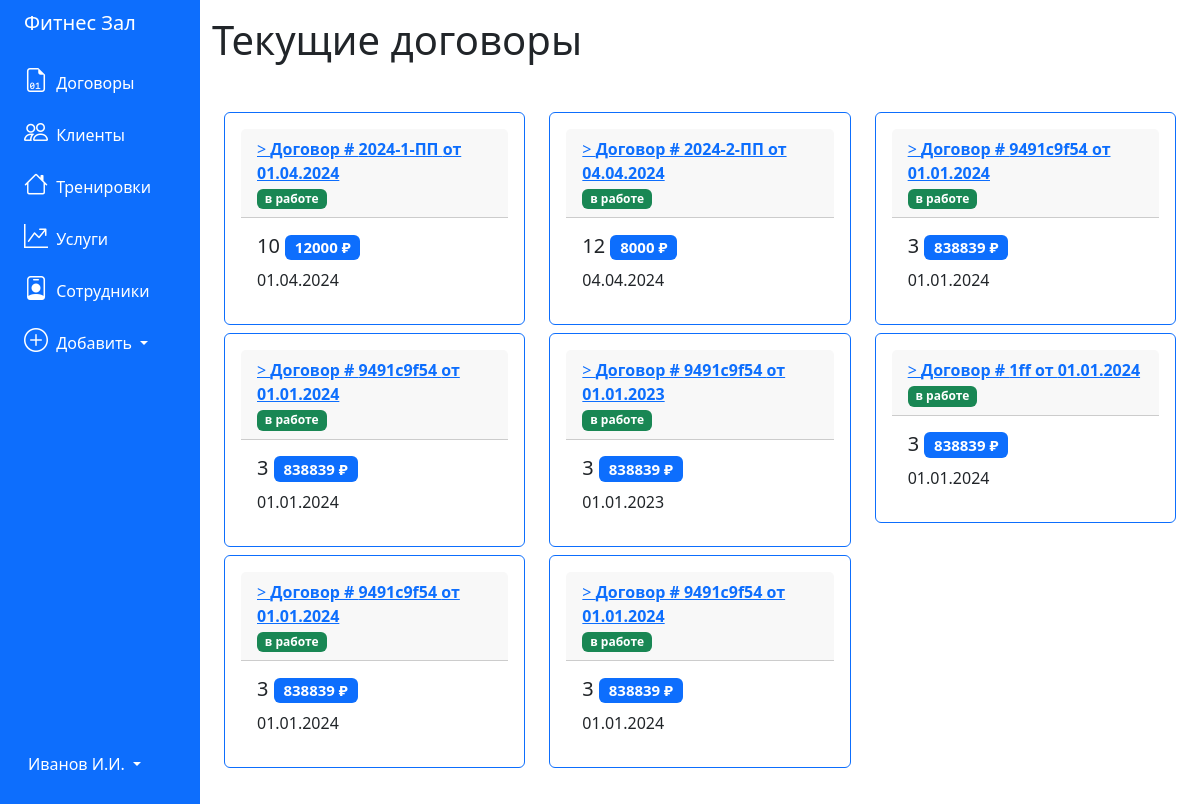
The app's page /contracts with its own data.
### tables this page shows
CREATE TABLE "contracts" (
	"id_contract"	INTEGER,
	"number"	TEXT,
	"date"	TEXT,
	"price"	INTEGER,
	"discount"	INTEGER,
	"deal_status"	BLOB,
	"finish_price"	INTEGER,
	"training_id"	INTEGER,
	"client_id"	INTEGER,
	"employee_id"	INTEGER,
	PRIMARY KEY("id_contract" AUTOINCREMENT)
);

### app.py (the view)
@app.route('/contracts')
def contracts():
    conn = get_db_connection()
    pos = conn.execute("""SELECT * FROM contracts, trainings, clients
    WHERE contracts.training_id = trainings.id_training and contracts.client_id = clients.id_client
    """).fetchall()
    conn.close()
    return render_template('contracts.html', contracts=pos)

### app.py (called while the page is built)
def get_db_connection():
    conn = sqlite3.connect('../kyrs/database.db')
    conn.row_factory = sqlite3.Row
    return conn

### templates/contracts.html (shortened to what this page needs)
{% extends 'base.html' %}
{% block content %}
<h1>{% block title %} Текущие договоры {% endblock %}</h1>
<div class="container mt-5 mb-3">
    <div class="row">
        {% for contract in contracts %}
        <div class="col-md-4">
            <div class="card p-3 mb-2 border-primary">
                <div class="card-header">
                    <a href="{{ url_for('contract', contract_id=contract['id_contract']) }}">>
                        <b>Договор # {{ contract['number'] }} от {{ contract['date'] }}</b>
                    </a>
                    <br>
                    {% if contract['deal_status']==False %}
                    <span class="badge bg-success"> в работе </span>
                    {% else %}
                    <span class="badge bg-danger"> сделка завершена </span>
                    {% endif %}
                </div>
                <div class="card-body">
                    <h5 class="card-title">{{ contract['discount'] }} <span class="badge bg-primary">{{
                            contract['price'] }} ₽</span></h5>
                    <p class="card-text">{{ contract['date'] }}</p>
                </div>
            </div>
        </div>
        {% endfor %}
    </div>
</div>
{% endblock %}

### records on screen
contracts: number "2024-1-ПП", date "01.04.2024", deal_status "в работе", discount "10", price "12000"
contracts: number "2024-2-ПП", date "04.04.2024", deal_status "в работе", discount "12", price "8000"
contracts: number "9491c9f54", date "01.01.2024", deal_status "в работе", discount "3", price "838839"
contracts: number "9491c9f54", date "01.01.2024", deal_status "в работе", discount "3", price "838839"
contracts: number "9491c9f54", date "01.01.2023", deal_status "в работе", discount "3", price "838839"
contracts: number "1ff", date "01.01.2024", deal_status "в работе", discount "3", price "838839"
contracts: number "9491c9f54", date "01.01.2024", deal_status "в работе", discount "3", price "838839"
contracts: number "9491c9f54", date "01.01.2024", deal_status "в работе", discount "3", price "838839"
